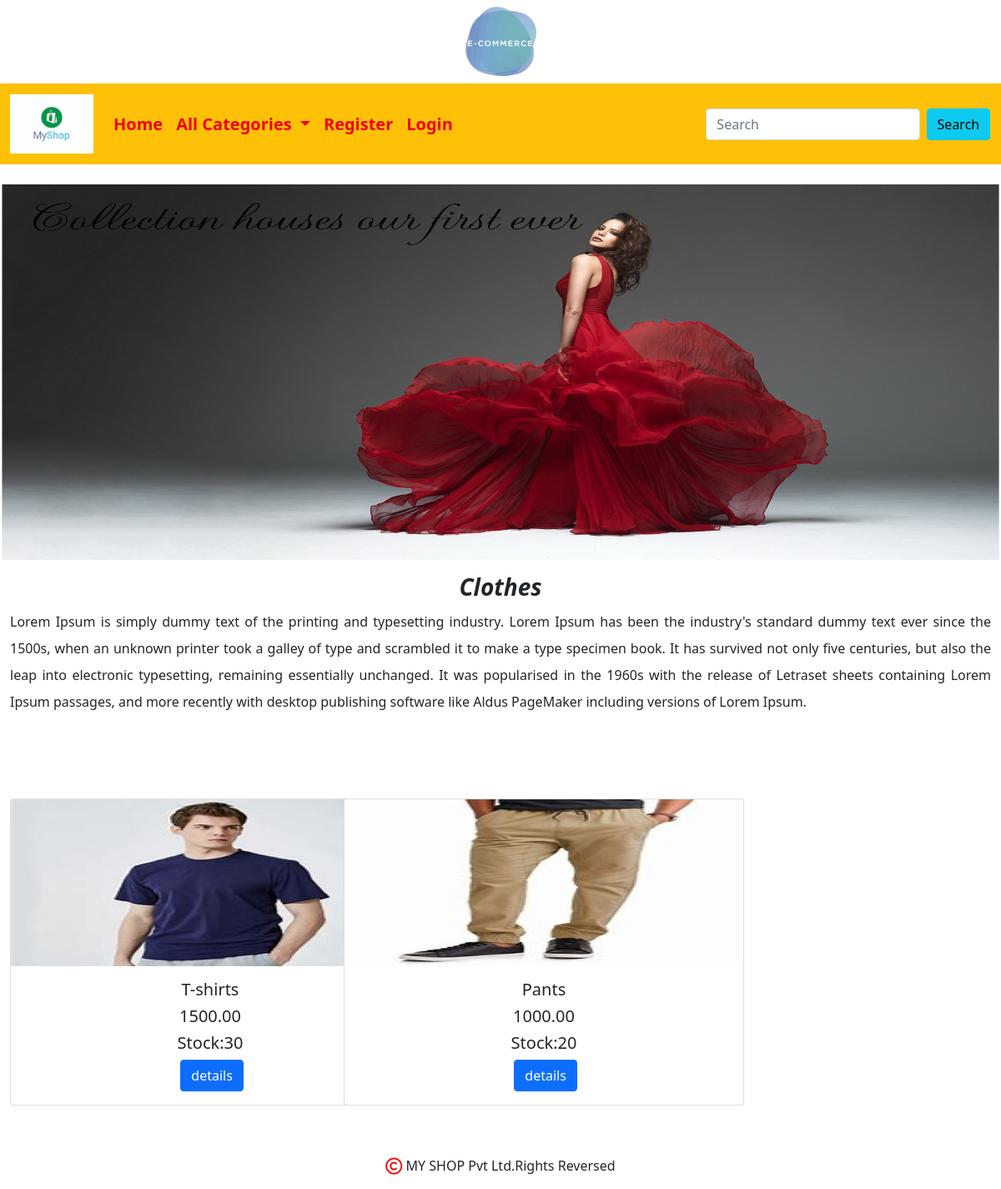
/allprod/Clothes, run on the app's committed database.
### shop/models.py (models this page shows, shortened)
class Category(models.Model):
    name = models.CharField(max_length=30)
    desc = models.TextField()
    image = models.ImageField(upload_to="Category",null=True,blank=True)

class Product(models.Model):
    name=models.CharField(max_length=20)
    desc=models.TextField()
    image=models.ImageField(upload_to="Product",null=True,blank=True)
    price=models.DecimalField(max_digits=10,decimal_places=2)
    category=models.ForeignKey(Category,on_delete=models.CASCADE)
    stock=models.IntegerField()
    available=models.BooleanField(default=True)
    created=models.DateTimeField(auto_now_add=True)
    updated=models.DateTimeField(auto_now=True)

### shop/views.py (the view)
# urls.py: path('allprod/<p>',views.allproducts,name="allprod"),
def allproducts(request,p):
    c=Category.objects.get(name=p)
    p=Product.objects.filter(category=c)
    return render(request,'product.html',{'c':c,'p':p})

### cart/context_processors.py (called while the page is built)
def total_count(request):
    item_count=0
    u=request.user
    try:
        cart=Cart.objects.filter(user=u)
        for i in cart:
            item_count+=i.quantity
    except:
        item_count=0
    return {'count':item_count}

### shop/context_processors.py (called while the page is built)
def menu_links(request):
    c=Category.objects.all()
    return {'links':c}

### templates/product.html
{% extends 'base.html' %}
{% load static %}
{% block content %}
<div class=" mt-4">
    <img src="{{c.image.url}}" height="450px" width="100%">
</div>
<div class="container-fluid mt-3" style="margin-bottom:100px;" >
    <h3 class="text-center fw-bold"><i>{{c.name}}</i></h3>
    <p style="text-align:justify;line-height:2;">{{c.desc}}</p>
</div>
<div class="container-fluid" style="margin-bottom:100px">
    <div class="row">
        {% for i in p %}
      <div class="col-sm-4">
          <div class="card" style="width:30rem;">
            <img class="card-img-top" src="{{i.image.url}}" height="200px" width="100%">
            <div class="card-body"  >
                <h5 class="card-title text-center">{{i.name}}</h5>
                <h5 class="card-title text-center">{{i.price}}</h5>
                <h5 class="card-title text-center">Stock:{{i.stock}}</h5>
                <a href="{% url 'shop:detail' i.name  %}" class="btn btn-primary" style="position:relative;left:42%;">details</a>
            </div>
          </div>
      </div>
        {% endfor %}
    </div>
</div>
{% endblock %}

### data on the page
Category: image (picture), name "Clothes", desc "Lorem Ipsum is simply dummy text of the printing and typesetting industry. Lorem Ipsum has been the industry's standard dummy text ever since the 1500s, when an unknown printer took a galley of type and scrambled it to make a type specimen book. It has survived not only five centuries, but also the leap into electronic typesetting, remaining essentially unchanged. It was popularised in the 1960s with the release of Letraset sheets containing Lorem Ipsum passages, and more recently with desktop publishing software like Aldus PageMaker including versions of Lorem Ipsum."
Product: image (picture), name "T-shirts", price "1500.00", stock "30"
Product: image (picture), name "Pants", price "1000.00", stock "20"
